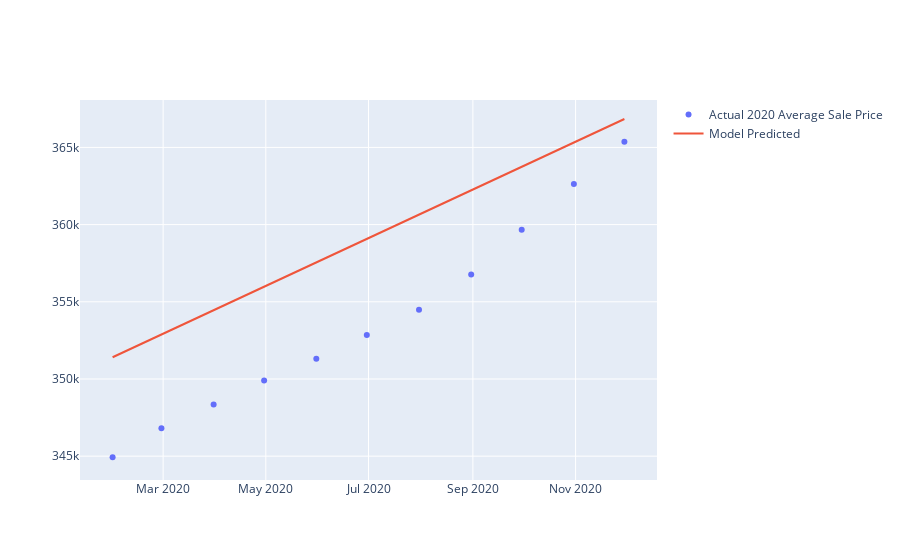

The notebook cell this image was saved under:
### Code cell
# Compare y_pred array with LA_actual_df
fig = go.Figure()
x_dates = MIA_actual_df['Date']
y_actual = MIA_actual_df['Avg_Price']
fig.add_trace(go.Scatter(x=x_dates, y=y_actual, mode='markers', name='Actual 2020 Average Sale Price'))
fig.add_trace(go.Scatter(x=x_dates, y=y_pred, mode='lines', name='Model Predicted'))
fig.show()

### Figure 1 — Plotly figure (JSON) as saved in the notebook; plotly's stock layout.template omitted (floating-point values rounded to 4 significant figures)
{"data": [{"mode": "markers", "name": "Actual 2020 Average Sale Price", "type": "scatter", "x": ["2020-01-31", "2020-02-29", "2020-03-31", "2020-04-30", "2020-05-31", "2020-06-30", "2020-07-31", "2020-08-31", "2020-09-30", "2020-10-31", "2020-11-30"], "y": [344930, 346810, 348348, 349901, 351309, 352852, 354485, 356769, 359667, 362636, 365372]}, {"mode": "lines", "name": "Model Predicted", "type": "scatter", "x": ["2020-01-31", "2020-02-29", "2020-03-31", "2020-04-30", "2020-05-31", "2020-06-30", "2020-07-31", "2020-08-31", "2020-09-30", "2020-10-31", "2020-11-30"], "y": [351400.0, 352900.0, 354500.0, 356000.0, 357600.0, 359100.0, 360600.0, 362200.0, 363700.0, 365300.0, 366800.0]}], "layout": {}}
